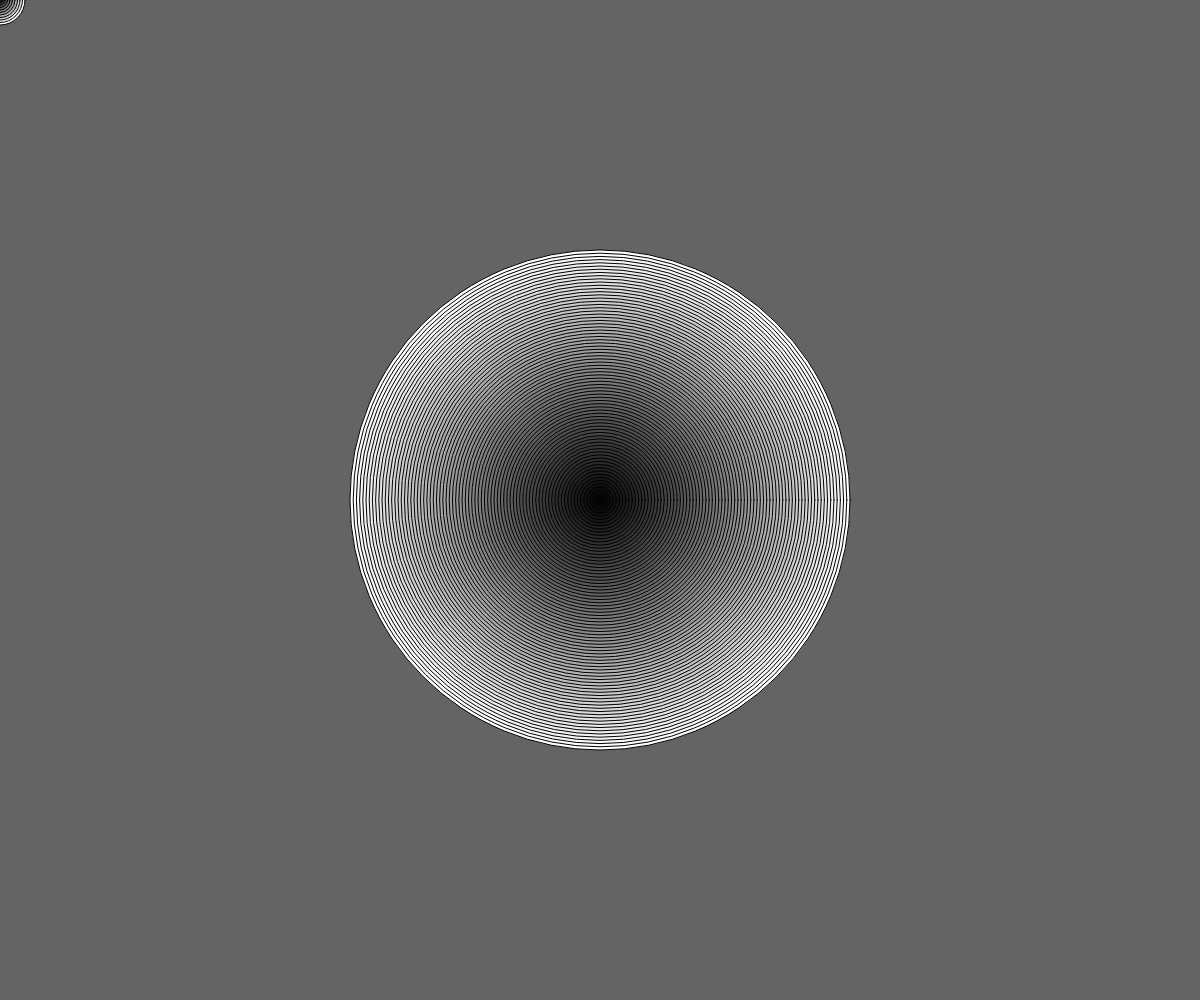
Frame 1 (no input)
Frame 60 (no input): identical to frame 1, image omitted
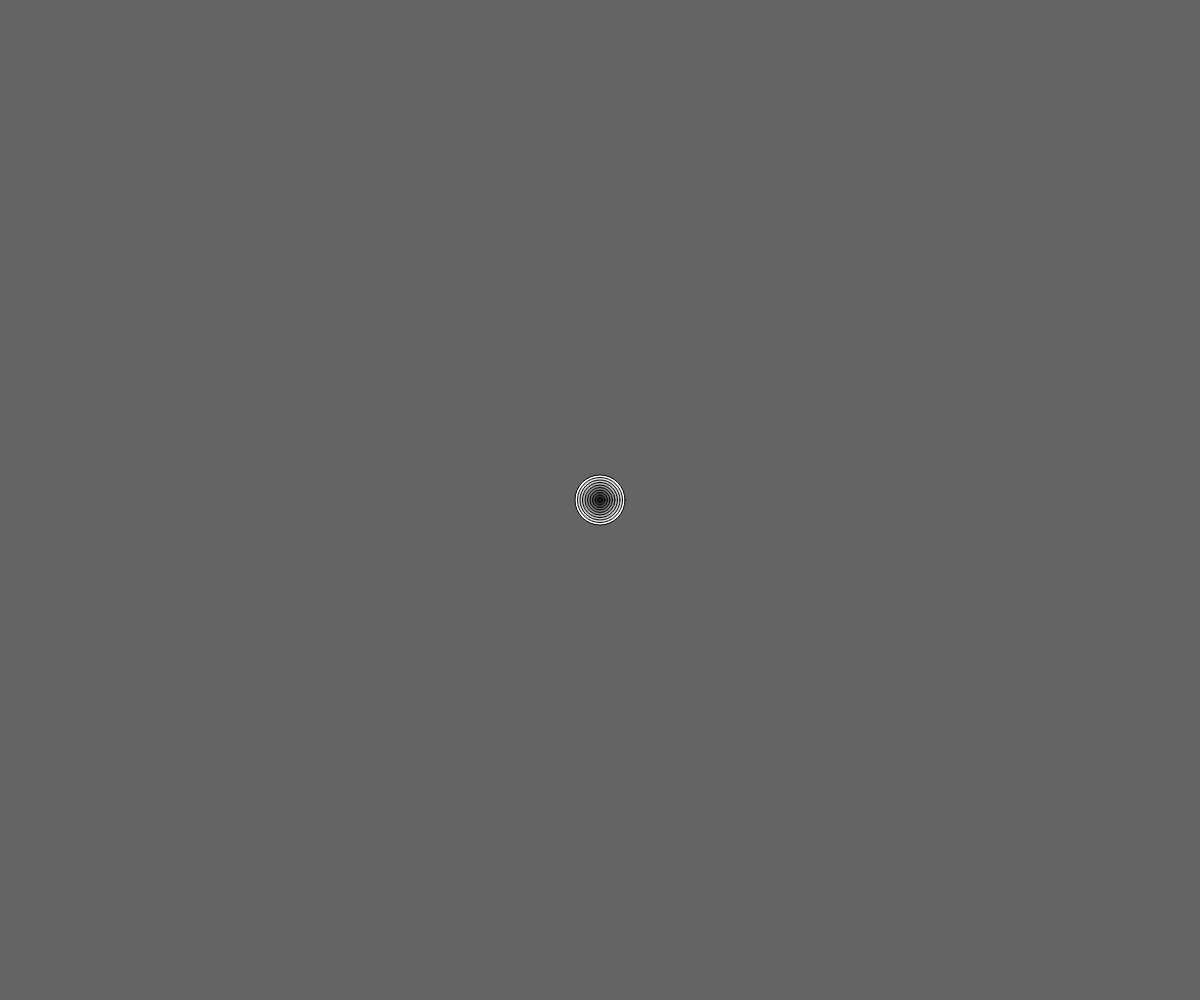
Frame 120 (the mouse pressed at the canvas centre since frame 60)

The p5.js sketch that drew these frames (run headless with seeded random() and noise() and a simulated clock; from frame 60 on, the mouse is pressed at the canvas centre):

// p5.js sketch
// ── sketch.js
function setup() {
  createCanvas(windowWidth, windowHeight);
}

function draw() {
  background(100);

  var x1 = width/2;
  var y1 = height/2;
  var x2 = mouseX;
  var y2 = mouseY;
  var targetDist = distance(x1, y1, x2, y2);
  drawTarget(x1, y1, 500, targetDist / 10);
  drawTarget(x2, y2, 50, 10);
}

function distance(xpos1, ypos1, xpos2, ypos2) {
  var dx = xpos1 - xpos2;
  var dy = ypos1 - ypos2;
  var dist = Math.sqrt(dx*dx + dy*dy);
  return dist;
}

function drawTarget(x, y, size, numOfCircles) {
  var circleSize = size;
  for (var i = 0; i < numOfCircles; i++){
    var step = (numOfCircles-i) / numOfCircles;
    fill (255 * step);
    var size = circleSize * step;
    ellipse(x, y, size, size);
  }
}
